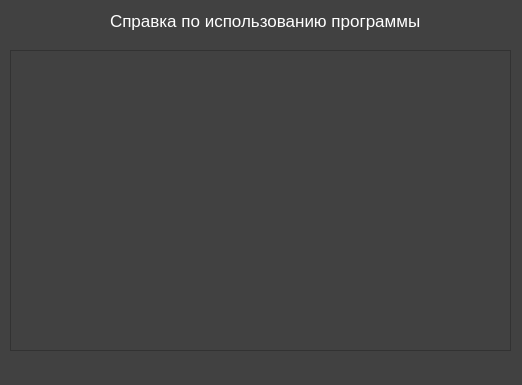
<?xml version="1.0" encoding="UTF-8"?>
<ui version="4.0">
 <class>MainWindow</class>
 <widget class="QMainWindow" name="MainWindow">
  <property name="geometry">
   <rect>
    <x>0</x>
    <y>0</y>
    <width>522</width>
    <height>385</height>
   </rect>
  </property>
  <property name="windowTitle">
   <string>Справка по использованию программы</string>
  </property>
  <property name="styleSheet">
   <string notr="true">background-color: rgb(65, 65, 65)</string>
  </property>
  <widget class="QWidget" name="centralwidget">
   <widget class="QLabel" name="main_label">
    <property name="geometry">
     <rect>
      <x>110</x>
      <y>10</y>
      <width>311</width>
      <height>21</height>
     </rect>
    </property>
    <property name="styleSheet">
     <string notr="true">font-size: 17px;color: white</string>
    </property>
    <property name="text">
     <string>Справка по использованию программы</string>
    </property>
   </widget>
   <widget class="QPlainTextEdit" name="plainTextEdit">
    <property name="geometry">
     <rect>
      <x>10</x>
      <y>50</y>
      <width>501</width>
      <height>301</height>
     </rect>
    </property>
    <property name="styleSheet">
     <string notr="true">color: white</string>
    </property>
    <property name="plainText">
     <string/>
    </property>
   </widget>
  </widget>
  <widget class="QStatusBar" name="statusbar"/>
 </widget>
 <resources/>
 <connections/>
</ui>
